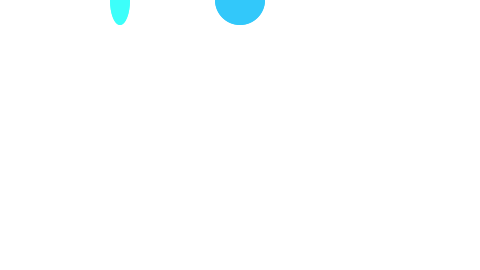
Frame 1 (no input)
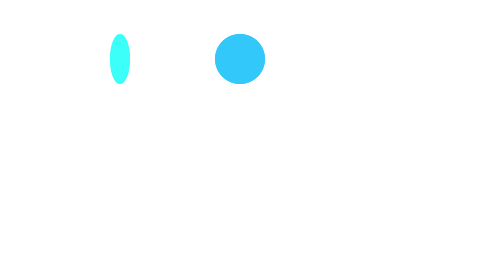
Frame 60 (the mouse pressed at the canvas centre just before this capture)
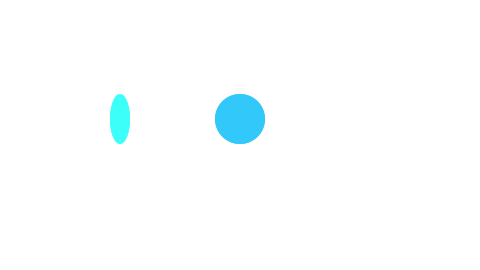
Frame 120 (the mouse held since frame 60 and released just before this capture)

The Processing sketch that drew these frames (run headless with seeded random() and noise(); from frame 60 on, the mouse is pressed at the canvas centre):

// Processing sketch: ejemploDeCaida_10_06
// ── ejemploDeCaida_10_06.pde

Caida Caida1;
Caida Caida2;
float x, y; 
float rapidez=1;

void setup() {
  size(480, 270);
  background(0);
Caida1= new Caida();
Caida2= new Caida();
 

}


void draw() {
   background(255);
 Caida1.Pantalla();
 Caida2.Pantalla();
 Caida2.Caer(rapidez);
 Caida1.Caer(rapidez);
}

// ── Caida.pde
class Caida{
float x1,x2;
float y1,y2;

Caida( ){
  x1=width/2;
  y1=0;
  x2=width/4;
  y2=0;
}


void Pantalla(){
  // Display the drop
  fill(50, 200, 250);
  noStroke();
  ellipse(x1, y1, 50, 50);

  // Display the drop
  fill(60, 500, 250);
  noStroke();
  ellipse(x2, y2, 20, 50);
 

}
void Caer(float razon){
  //move the drop
y1+=razon;
y2+=razon;
}
}
